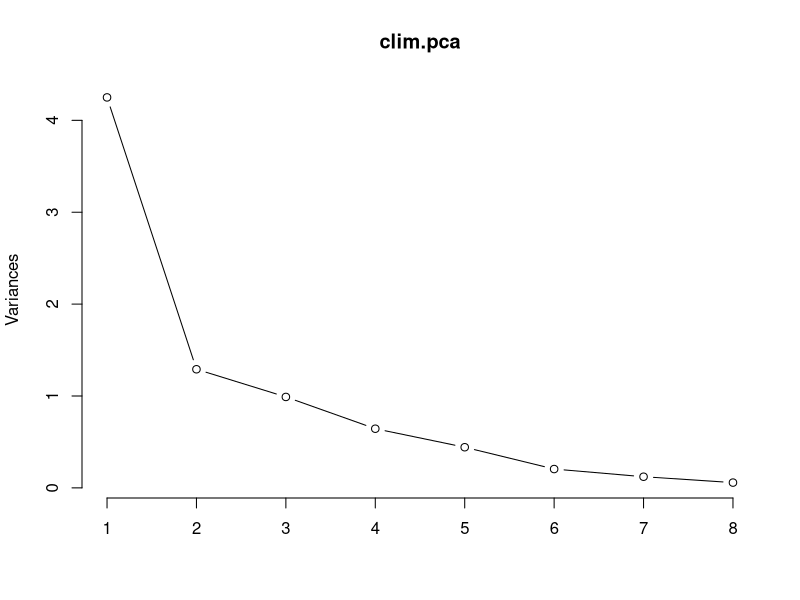

The R source for this figure:
## Use the newly organized climate data for the PCA
## 7/16/2018

setwd('C:/Users/Kevin Czachura/Dropbox/Kevin Czachura senior thesis/Analysis with ClimateWNA')

climate <- read.csv('Climate WNA.csv')


## cannot log transform the continuous variables due to negative values
clim.vars <- climate[, 3:10]
## use year as the categorical variable
clim.years <- climate[, 2]

## apply a PCA with scale. and center set to TRUE
clim.pca <- prcomp(clim.vars, center = TRUE, scale. = TRUE)
## find the weight of each climate variable in the PCs
clim.pca$rotation

## write the PC values to a csv file

Year_t <- 1901:2099
clim.pca$x

pca.dat <- data.frame(Year_t, clim.pca$x)
write.csv(pca.dat, 'ClimateWNA PC Values.csv')




## ANALYZE THE RESULTS




## print method
print(clim.pca)

## plot method
plot(clim.pca, type = 'l')


## summary method
summary(clim.pca)

## predict principle components
predict(clim.pca, newdata = tail(clim.vars, 2))
